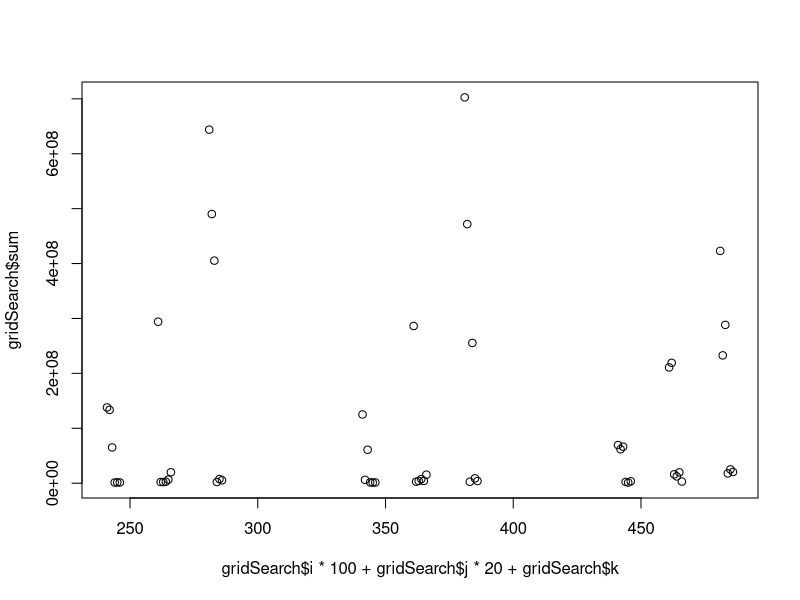
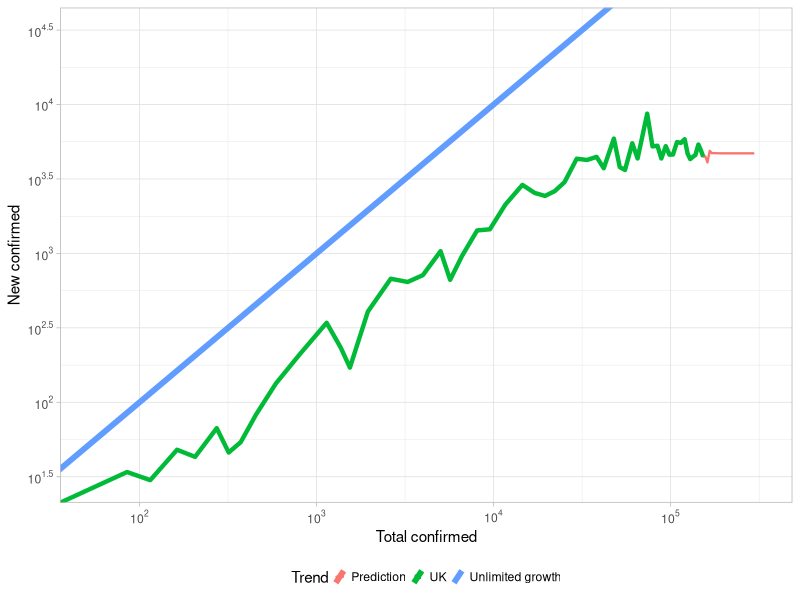
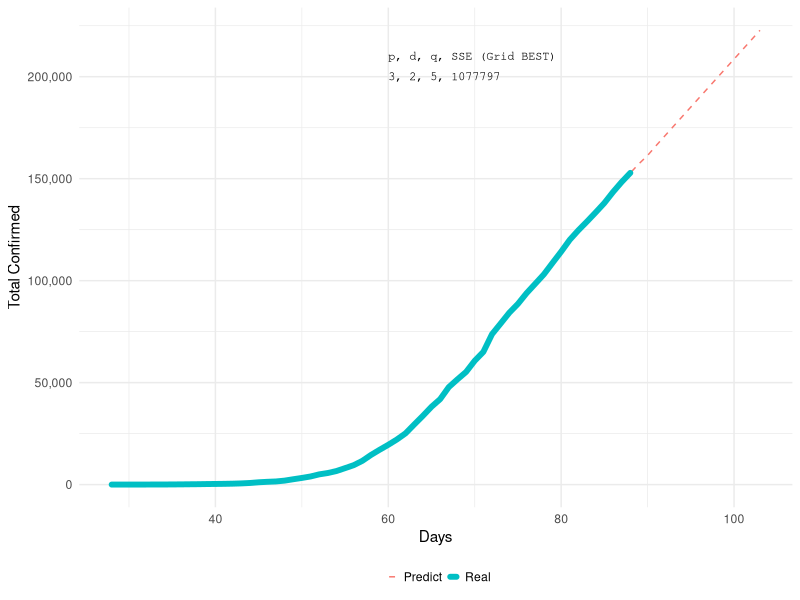
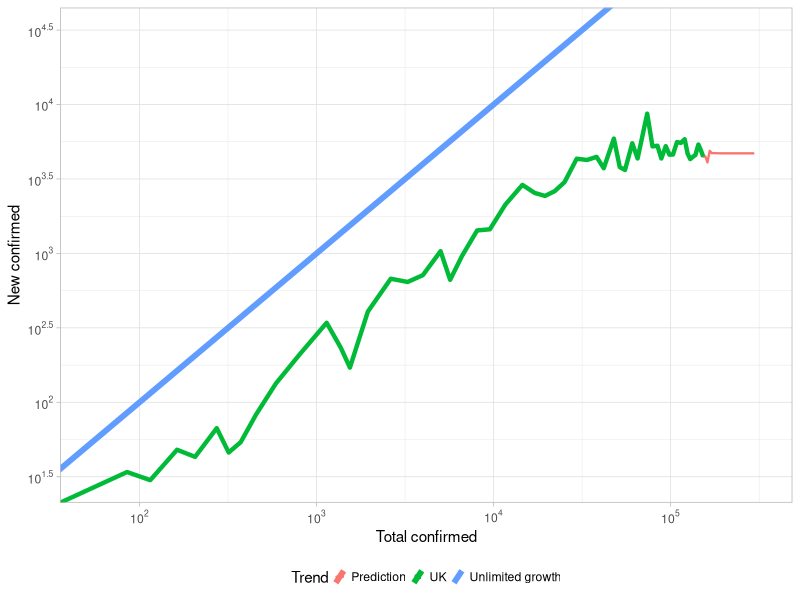

Recreate these plots in R, in order. (Note: this script raises an error after producing the figures.)
library(tseries)
library(dplyr)
library(ggplot2)
library(scales)
library(reshape2)
library(data.table)
library(ggpubr)


# Compare last 7 days
dfUK = read.csv("data/UK_data.csv", header = T)
dfUK = dfUK[c(1:nrow(dfUK)), c(1,3,4,15,16)]

gridSearch = list(c(i=0,j=0,k=0,sum = 0))
cnt = 1
for (i in 2:4){
  for (j in 2:4){
    for (k in 1:6){
      arima.order = c(i, j, k)
      #print(c(i,j,k))
      UK.arima.recent = arima(dfUK$confirmed[1:(nrow(dfUK)-7)], order = arima.order)
      pred.recent<-predict(UK.arima.recent, n.ahead=7)
      pred.recent = as.data.frame(pred.recent)
      
      dfRecent = as.data.frame( dfUK$confirmed[(nrow(dfUK)-6):nrow(dfUK)])
      dfRecent$Prediction = pred.recent$pred
      colnames(dfRecent) = c("Real","Prediction")
      dfRecent$id = dfUK$id[(nrow(dfUK)-6):nrow(dfUK)]
      dfRecent$Error = (dfRecent$Real-dfRecent$Prediction)^2
      gridSearch[[cnt]] = c(i,j,k,sum = sum(dfRecent$Error))
      cnt = cnt+1
      #print(i,j,k,sum(dfRecent$Error)) 
    }
  }
}

gridSearch = as.data.frame(transpose(gridSearch))
colnames(gridSearch) = c("i", "j","k","sum")
plot(gridSearch$i*100+gridSearch$j*20+gridSearch$k, gridSearch$sum)
bestGrid = gridSearch[which.min(gridSearch$sum),]
bestGrid$sum = as.integer(bestGrid$sum)

# Use the best grid to predict

dfUK = read.csv("data/UK_data.csv", header = T)
dfUK = dfUK[c(1:nrow(dfUK)), c(1,3,4,15,16)]

arima.order = c(bestGrid$i, bestGrid$j, bestGrid$k)

UK.arima = arima(dfUK$confirmed, order = arima.order)
summary(UK.arima)
pred<-predict(UK.arima,n.ahead=30)
pred = as.data.frame(pred)

temp = c(dfUK$confirmed,pred$pred)
dfUK[nrow(dfUK)+30,] = 0
dfUK$pred = temp
dfUK$id = rownames(dfUK)
dfUK$newConfirmedPred = 0
for (item in 2:nrow(dfUK)) {
  dfUK$newConfirmedPred[item] = dfUK$pred[item] - dfUK$pred[item-1]
}


subData = dfUK[c((nrow(dfUK)-75):nrow(dfUK))-15,]

# Plot total prediction
plotT1 = ggplot(data = subData, aes(x = as.integer(id), y = pred, color = "Predict"))+
  geom_line(linetype = "dashed")+
  geom_line(aes(x = as.integer(id), y = confirmed, color = "Real"),size = 2, lineend = "round")+
  xlab("Days")+
  labs(color = "")+
  ylab("Total Confirmed")+
  annotate("text", label = "p, d, q, SSE (Grid BEST)", x = 60, y = 210000, size = 3, hjust = 0, colour = "black", family = "mono", show.legend = FALSE)+
  annotate("text", label = toString(bestGrid), x = 60, y = 200000, size = 3, hjust = 0, colour = "black", family = "mono", show.legend = FALSE)+
  theme_minimal()+
  scale_y_continuous(labels=function(x) format(x, big.mark = ",", scientific = FALSE))+
  theme(legend.key.size =  unit(2, "mm"),
        legend.position="bottom")

ggsave("prediction/ARIMAtotal.png", scale = 2.5, width = 8, height = 4, units = "cm", dpi = "retina")

# Plot Log trend

ggplot(data = dfUK, aes(x = pred, y = newConfirmedPred)) +
  geom_line(size = 0.8, lineend = "round",aes(color = "Prediction"))+
  geom_line(data = dfUK, aes(x = dfUK$confirmed, y = dfUK$newConfirmed, color = "UK"), size = 1.5)+
  geom_abline(aes(slope = 1, intercept = 0,  color = "Unlimited growth"), show.legend = T, size = 2)+
  xlab("Total confirmed")+
  labs(color = "Trend")+
  ylab("New confirmed")+
  theme_light()+
  theme(legend.key.size =  unit(2, "mm"),
        legend.position="bottom")+
  scale_x_log10(limits = c(55,316123), breaks = trans_breaks("log10", function(x) 10^x), labels = trans_format("log10", math_format(10^.x)))+
  # scale_x_continuous(trans='log10',breaks = trans_breaks("log10", function(x) 10^x), labels = trans_format("log10", math_format(10^.x))) +
  scale_y_log10(limits = c(30,31612),breaks = trans_breaks("log10", function(x) 10^x), labels = trans_format("log10", math_format(10^.x)))

ggsave("prediction/UKlogTrend.png", scale = 2.5, width = 9, height = 5, units = "cm", dpi = "retina")


# Compare prediction

subData = dfUK[c((nrow(dfUK)-35):(nrow(dfUK)-20)),c(1,2,6)]
subData$pred = as.integer(subData$pred)
subData$pred[1:6] = NA
subData = melt(subData)

plotC1 = ggplot(data = subData, aes(x = as.factor(id), y = value, color = variable))+
  geom_col(size = 0,aes(fill = variable), show.legend = F)+
  geom_label(aes(label = value, fill = variable),vjust = -0.2, colour = "white", show.legend = FALSE)+
  annotate("text", label = "TODAY", x = 6, y = 5000, size = 3, colour = "white",fontface = "bold", show.legend = FALSE)+
  xlab("Days")+
  ylab("Total Confirmed")+
  theme_minimal()+
  labs(fill = "",color = "")+
  scale_y_continuous(limits = c(0,max(subData$value, na.rm = T)+20000), expand = c(0, 2000))+
  scale_fill_hue(c=60, h = c(20,220))
plotC1
ggsave("prediction/Bar.png", scale = 2.5, width = 10, height = 4, units = "cm", dpi = "retina")

# Compare last days
dfUK = read.csv("data/UK_data.csv", header = T)
dfUK = dfUK[c(1:nrow(dfUK)), c(1,3,4,15,16)]
arima.order = c(bestGrid$i, bestGrid$j, bestGrid$k)
UK.arima.recent = arima(dfUK$confirmed[1:(nrow(dfUK)-7)], order = arima.order)
pred.recent<-predict(UK.arima.recent, n.ahead=7)
pred.recent = as.data.frame(pred.recent)

dfRecent = as.data.frame( dfUK$confirmed[(nrow(dfUK)-6):nrow(dfUK)])
dfRecent$Prediction = pred.recent$pred
colnames(dfRecent) = c("Real","Prediction")
dfRecent$id = dfUK$id[(nrow(dfUK)-6):nrow(dfUK)]
dfRecent$Error = abs(dfRecent$Real-dfRecent$Prediction)/(dfRecent$Real)
sum(dfRecent$Error)

plotE1 = ggplot(data = dfRecent, aes(x = as.integer(id), y = Error))+
  geom_col()+
  geom_label(aes(label = as.integer(abs(dfRecent$Real-dfRecent$Prediction))),vjust = -0.4, fontface = "bold", show.legend = FALSE, size = 3)+
  xlab("Days")+
  ylab("Relative Error in past 7 days")+
  theme_minimal()+
  scale_y_continuous(limits = c(0,max(dfRecent$Error)+0.003), expand = c(0,0),labels = scales::percent)
plotE1
ggsave("prediction/Error.png", scale = 3, width = 5, height = 5, units = "cm", dpi = "retina")


ggarrange(plotT1,plotE1, widths = c(0.8,0.4))

ggsave("prediction/Compare.png", scale = 2.5, width = 10, height = 4, units = "cm", dpi = "retina")
